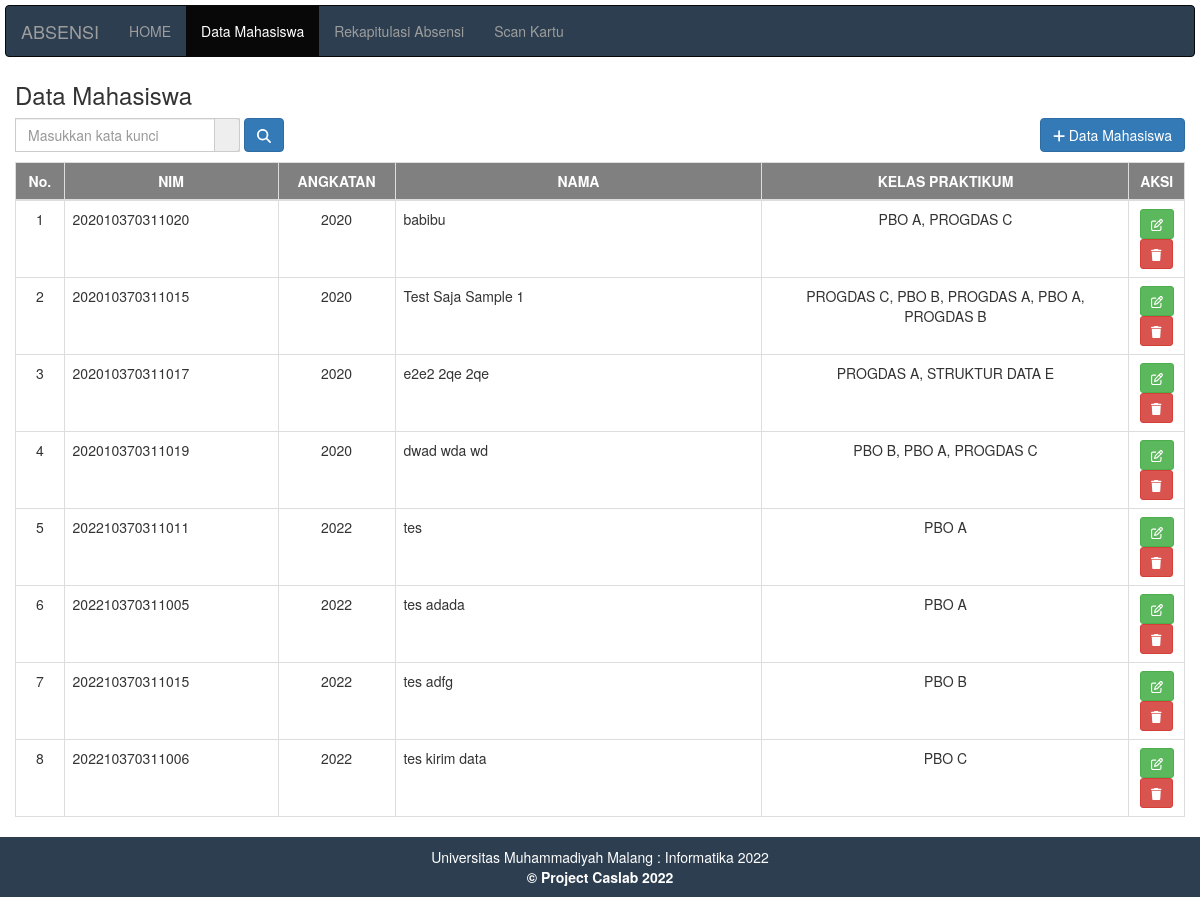
The app's page /datamahasiswa.php, older data.
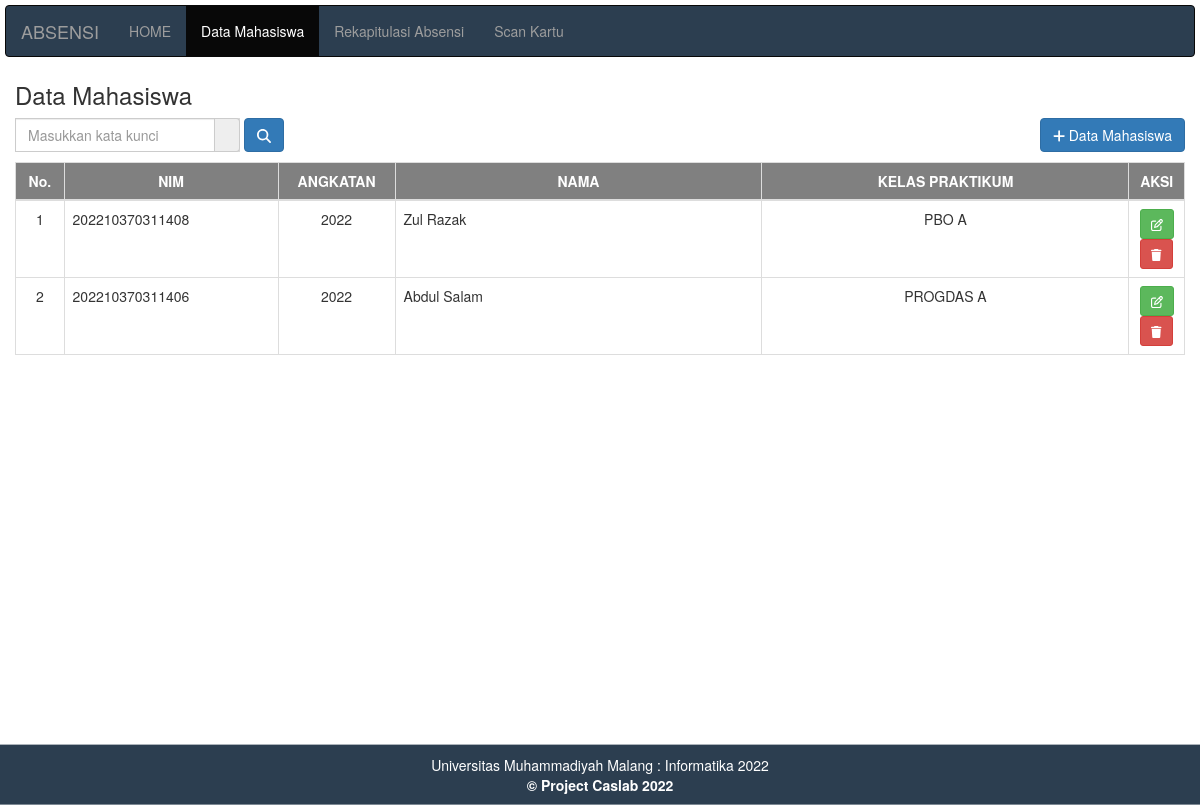
The same page, newer data.
### tables this page shows
CREATE TABLE `mahasiswa` (
  `id` int(15) NOT NULL,
  `nokartu` varchar(15) NOT NULL,
  `nama` varchar(50) NOT NULL,
  `id_kelas` varchar(10) NOT NULL
);

### datamahasiswa.php (the view, shortened to what this page needs)
<!DOCTYPE html>
<html>
    <head>
        <?php include "header.php"; ?>
       <link rel="stylesheet" type="text/css" href="style.css">
        <link rel="stylesheet" type="text/css" href="./fontawesome-free-6.4.0-web/css/all.min.css">
    </head>
    <body>
        <?php include "menu.php"; ?>
        <div class="container-fluid" style="width:100%;">
            <h3>Data Mahasiswa</h3>
            <div class="table-header" style="float: left; margin-right: 0;">
                <form method="GET" action="" class="form-inline">
                    <div class="input-group" style="color: blue; background-color: #d9d9d9;">
                            <input type="text" class="form-control" id="inputSearch" name="q" placeholder="Masukkan kata kunci" style="width: 200px; background-color: white;"
                            value="<?php echo isset($_GET['q']) ? $_GET['q'] : '' ?>">
                                <div class="input-group-addon" >
                                </div>
                        </div>
                    <button type="submit" class="btn btn-primary"><i class="fa-solid fa-magnifying-glass"></i></button>
                </form>
            </div>
                <div class="table-header" style="float: right;">
                    <a href="tambah.php"><button class="btn btn-primary"><i class="fa-solid fa-plus"></i> Data Mahasiswa</button></a>
                </div>
                <table class="table table-bordered" style="margin-top: 10px; ">
                    <thead>
                        <tr style="background-color: grey; color: white; height:100%;">
                            <th style="width: 10px; text-align: center" >No.</th>
                            <th style="width: 175px; text-align: center">NIM</th>
                            <th style="width: 10%; text-align: center">ANGKATAN</th>
                            <th style="width: 300px; text-align: center">NAMA</th>
                            <th style="width: 300px; text-align: center">KELAS PRAKTIKUM</th>
                            <th style="width: 4.75%; text-align: center">AKSI</th>
                        </tr>
                    </thead>
            <tbody>
                        <?php
                        include "koneksi.php";
                    if(isset($_GET['q']) && $_GET['q'] != '') {
                        $keyword = $_GET['q'];
                        $sql = mysqli_query($konek, "SELECT mahasiswa.*, GROUP_CONCAT(kelas.kelas_praktikum SEPARATOR ', ') as kelas_praktikum
                                FROM mahasiswa
                                LEFT JOIN kelas ON FIND_IN_SET(kelas.id_kelas, mahasiswa.id_kelas)
                                WHERE mahasiswa.nokartu LIKE '%$keyword%' OR mahasiswa.nama LIKE '%$keyword%' OR kelas.kelas_praktikum LIKE '%$keyword%'
                                GROUP BY mahasiswa.id");
                    } else {
                        $sql = mysqli_query($konek, "SELECT mahasiswa.*, GROUP_CONCAT(kelas.kelas_praktikum SEPARATOR ', ') as kelas_praktikum FROM mahasiswa LEFT JOIN kelas ON FIND_IN_SET(kelas.id_kelas, mahasiswa.id_kelas) GROUP BY mahasiswa.id");
                    }
                        $no = 0;
                        while($data = mysqli_fetch_array($sql))
                        {
                            $no++;
                            $angkatan = substr($data['nokartu'], 0, 4);
                        ?>
                        <tr>
                            <td style="text-align: center"> <?php echo $no; ?> </td>
                            <td> <?php echo $data['nokartu']; ?> </td>
                            <td style="text-align: center"> <?php echo $angkatan; ?> </td>
                            <td> <?php echo $data['nama']; ?> </td>
                            <td style="text-align: center;"> <?php echo $data['kelas_praktikum']; ?> </td>
                            <td style="text-align: center;">
                                <a href="edit.php?id=<?php echo $data['id']; ?>" ><button class="btn btn-success btn-sm"><i class="fa-regular fa-pen-to-square"></i></button></a>
                                <button type="button" class="btn btn-danger btn-sm" data-toggle="modal" data-target="#hapusModal<?php echo $data['id']; ?>"><i class="fa-solid fa-trash"></i></button>
                            </td>
                        </tr>
                        </div>
                        <?php } ?>
    </body>
    <?php include "footer.php"?>
</html>

Row changes from the older to the newer data that the page shows:
removed mahasiswa: nokartu "202010370311020", nokartu "2020", nama "babibu", kelas_praktikum "PBO A, PROGDAS C"
removed mahasiswa: nokartu "202010370311015", nokartu "2020", nama "Test Saja Sample 1", kelas_praktikum "PROGDAS C, PBO B, PROGDAS A, PBO A, PROGDAS B"
removed mahasiswa: nokartu "202010370311017", nokartu "2020", nama "e2e2 2qe 2qe", kelas_praktikum "PROGDAS A, STRUKTUR DATA E"
removed mahasiswa: nokartu "202010370311019", nokartu "2020", nama "dwad wda wd", kelas_praktikum "PBO B, PBO A, PROGDAS C"
removed mahasiswa: nokartu "202210370311011", nokartu "2022", nama "tes", kelas_praktikum "PBO A"
removed mahasiswa: nokartu "202210370311005", nokartu "2022", nama "tes adada", kelas_praktikum "PBO A"
removed mahasiswa: nokartu "202210370311015", nokartu "2022", nama "tes adfg", kelas_praktikum "PBO B"
removed mahasiswa: nokartu "202210370311006", nokartu "2022", nama "tes kirim data", kelas_praktikum "PBO C"
added mahasiswa: nokartu "202210370311408", nokartu "2022", nama "Zul Razak", kelas_praktikum "PBO A"
added mahasiswa: nokartu "202210370311406", nokartu "2022", nama "Abdul Salam", kelas_praktikum "PROGDAS A"
